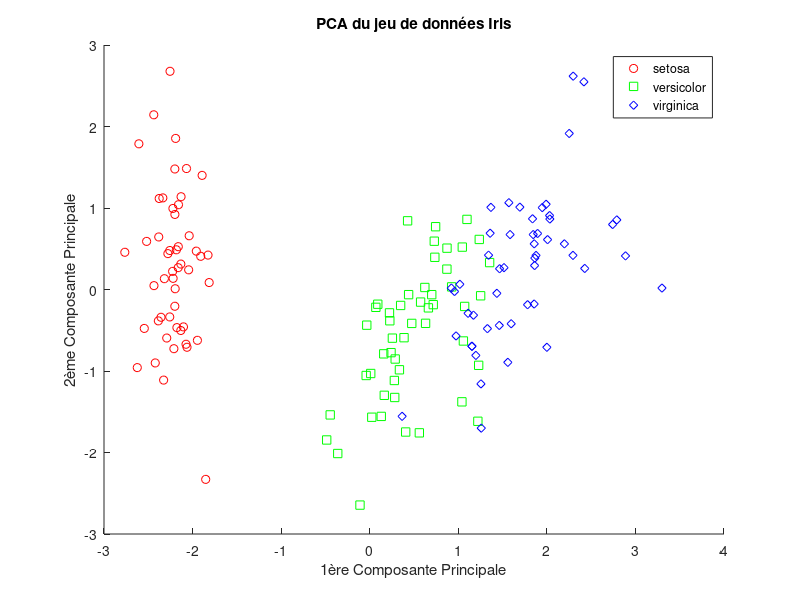

Write MATLAB code to recreate this figure.
% Charger le jeu de données Iris (supposons que les données sont dans une matrice "iris_data")
load fisheriris; % Ceci charge le jeu de données Iris dans MATLAB

% Normalisation des données
data_normalized = zscore(meas);

% Appliquer le PCA
[coeff, score, latent, ~, explained] = pca(data_normalized);

% Visualiser les résultats avec gscatter
gscatter(score(:,1), score(:,2), species, 'rgb', 'osd');
xlabel('1ère Composante Principale');
ylabel('2ème Composante Principale');
title('PCA du jeu de données Iris');
legend(unique(species), 'Location', 'Best');

% Afficher les valeurs propres et la variance expliquée
disp('Valeurs Propres :');
disp(latent);
disp('Variance Expliquée :');
disp(explained);
